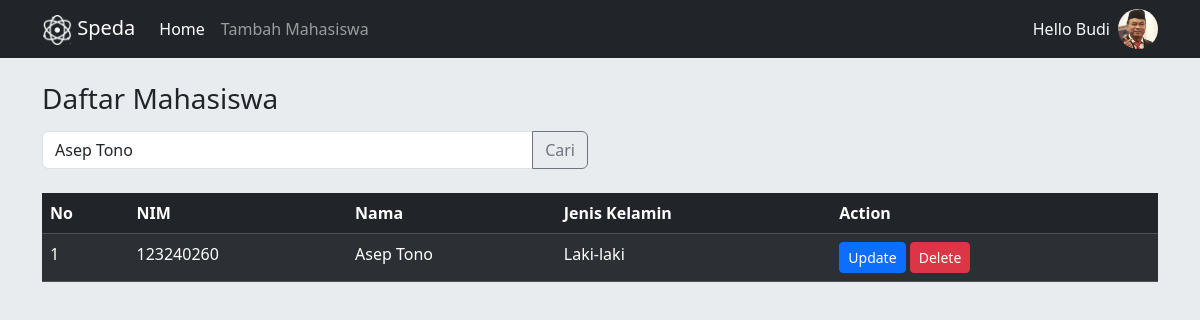
Screenshot of /index.php?cari=Asep Tono with the database file from the repository.
### tables this page shows
CREATE TABLE `mahasiswa` (
  `id` int(11) NOT NULL,
  `nim` varchar(100) NOT NULL,
  `nama` varchar(100) NOT NULL,
  `jenis_kelamin` varchar(100) NOT NULL,
  `created_at` datetime NOT NULL DEFAULT current_timestamp()
);

### index.php (the view, shortened to what this page needs)
<?php
include 'config/koneksi.php';
$search = "";
$whereClause = "";
if (isset($_GET['cari']) && !empty($_GET['cari'])) {
    $search = $_GET['cari'];
    $search = mysqli_real_escape_string($conn, $search);
    $whereClause = "WHERE nama LIKE '%$search%'";
}
$query = "SELECT * FROM mahasiswa $whereClause ORDER BY id ASC";
$result = mysqli_query($conn, $query);
?>
<!DOCTYPE html>
<html lang="en">
<head>
    <link href="https://cdn.jsdelivr.net/npm/bootstrap@5.3.2/dist/css/bootstrap.min.css" rel="stylesheet">
    <link rel="stylesheet" href="css/style.css">
</head>
<body>
    <nav class="navbar navbar-expand-lg navbar-dark bg-dark">
        <div class="container">
            <a class="navbar-brand" href="#">
                <img src="img/logo-speda.png" alt="Speda Logo" style="height: 30px;">
                Speda
            </a>
            <div class="collapse navbar-collapse">
                <ul class="navbar-nav me-auto mb-2 mb-lg-0">
                    <li class="nav-item">
                        <a class="nav-link active" href="index.php">Home</a>
                    </li>
                    <li class="nav-item">
                        <a class="nav-link" href="tambah.php">Tambah Mahasiswa</a>
                    </li>
                </ul>
                <div class="d-flex align-items-center">
                    <span class="text-light me-2">Hello Budi</span>
                    <img src="img/logo-user.jpg" alt="User Logo" class="rounded-circle" style="height: 40px; width: 40px;">
                </div>
            </div>
        </div>
    </nav>
    <div class="container mt-4">
        <h3>Daftar Mahasiswa</h3>
        <div class="row mt-3">
            <div class="col-md-6">
                <form method="GET" action="index.php">
                    <div class="input-group mb-3">
                        <input type="text" class="form-control" placeholder="Cari Mahasiswa..."
                               name="cari" value="<?php echo htmlspecialchars($search); ?>">
                        <button class="btn btn-outline-secondary" type="submit">Cari</button>
                    </div>
                </form>
            </div>
        </div>
        <table class="table table-dark table-striped mt-2">
            <thead>
                <tr>
                    <th scope="col">No</th>
                    <th scope="col">NIM</th>
                    <th scope="col">Nama</th>
                    <th scope="col">Jenis Kelamin</th>
                    <th scope="col">Action</th>
                </tr>
            </thead>
            <tbody>
                <?php
                if (mysqli_num_rows($result) > 0) {
                    $no = 1;
                    while ($row = mysqli_fetch_assoc($result)) {
                        echo "<tr>";
                        echo "<td>" . $no . "</td>";
                        echo "<td>" . htmlspecialchars($row['nim']) . "</td>";
                        echo "<td>" . htmlspecialchars($row['nama']) . "</td>";
                        echo "<td>" . htmlspecialchars($row['jenis_kelamin']) . "</td>";
                        echo "<td>";
                        echo "<a href='ubah.php?id=" . $row['id'] . "' class='btn btn-primary btn-sm'>Update</a> ";
                        echo "<button class='btn btn-danger btn-sm delete-btn' data-id='" . $row['id'] . "' data-nama='" . htmlspecialchars($row['nama']) . "' data-bs-toggle='modal' data-bs-target='#delete-modal'>Delete</button>";
                        echo "</td>";
                        echo "</tr>";
                        $no++;
                    }
                } else {
                    echo "<tr><td colspan='5' class='text-center'>Tidak ada data</td></tr>";
                }
                ?>
            </tbody>
        </table>
    </div>
</body>
</html>

### css/style.css (style rules this page uses)
body { background-color: #e9ecef; }

### rows the page displays
mahasiswa: nim "123240260", nama "Asep Tono", jenis_kelamin "Laki-laki"
